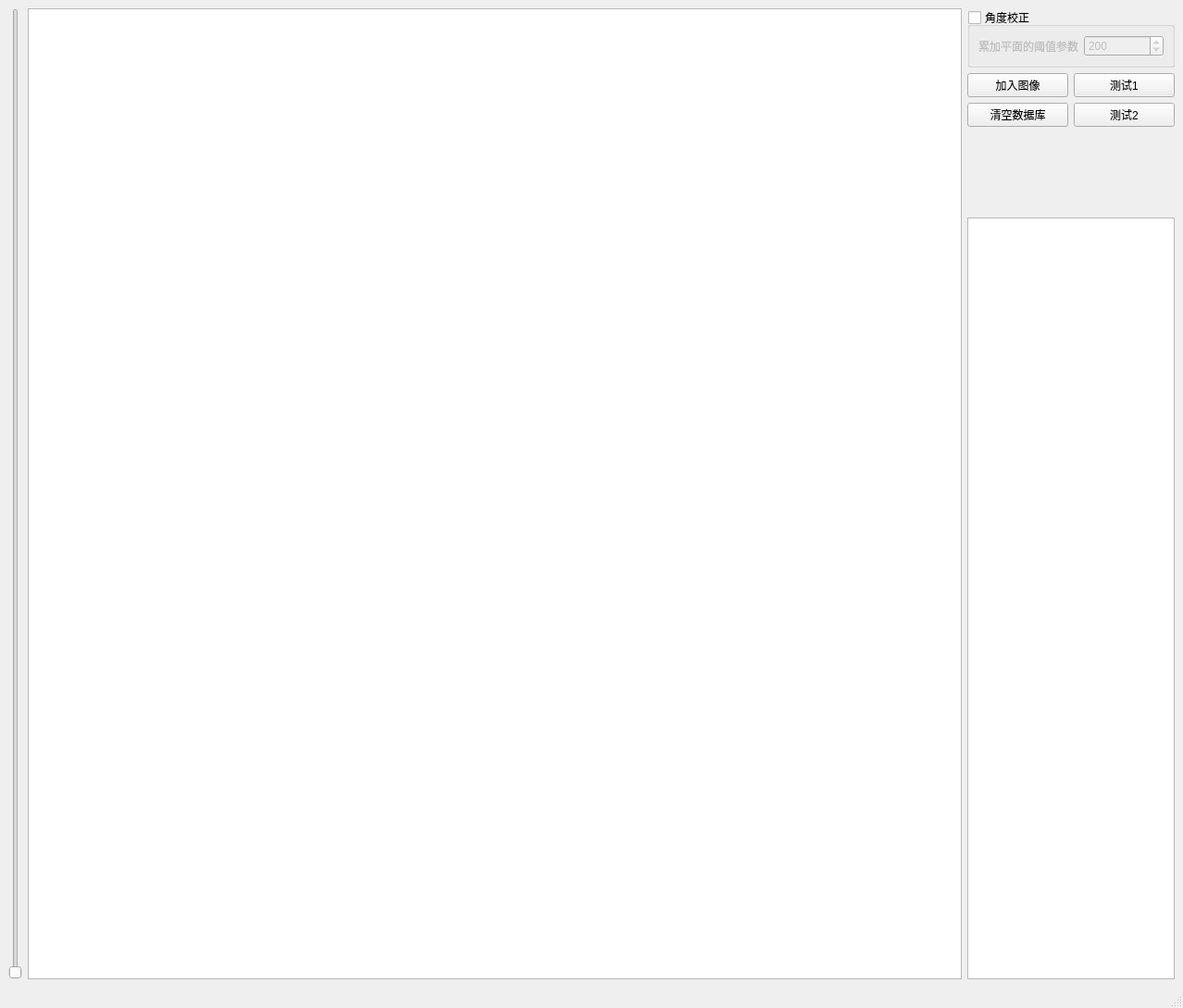
<?xml version="1.0" encoding="UTF-8"?>
<ui version="4.0">
 <class>MainWindow</class>
 <widget class="QMainWindow" name="MainWindow">
  <property name="geometry">
   <rect>
    <x>0</x>
    <y>0</y>
    <width>1278</width>
    <height>1089</height>
   </rect>
  </property>
  <property name="windowTitle">
   <string>MainWindow</string>
  </property>
  <widget class="QWidget" name="centralwidget">
   <layout class="QHBoxLayout" name="horizontalLayout_4" stretch="1,9,2">
    <item>
     <widget class="QSlider" name="verticalSlider">
      <property name="orientation">
       <enum>Qt::Vertical</enum>
      </property>
     </widget>
    </item>
    <item>
     <widget class="QListWidget" name="listWidget"/>
    </item>
    <item>
     <layout class="QHBoxLayout" name="horizontalLayout_3" stretch="0">
      <item>
       <layout class="QVBoxLayout" name="verticalLayout_3" stretch="1,0,1,9">
        <item>
         <layout class="QVBoxLayout" name="verticalLayout_2">
          <item>
           <widget class="QGroupBox" name="groupBox">
            <property name="enabled">
             <bool>true</bool>
            </property>
            <property name="title">
             <string>角度校正</string>
            </property>
            <property name="flat">
             <bool>false</bool>
            </property>
            <property name="checkable">
             <bool>true</bool>
            </property>
            <property name="checked">
             <bool>false</bool>
            </property>
            <layout class="QVBoxLayout" name="verticalLayout">
             <item>
              <layout class="QHBoxLayout" name="horizontalLayout">
               <item>
                <widget class="QLabel" name="label_5">
                 <property name="text">
                  <string>累加平面的阈值参数</string>
                 </property>
                 <property name="buddy">
                  <cstring>spinBox</cstring>
                 </property>
                </widget>
               </item>
               <item>
                <widget class="QSpinBox" name="spinBox">
                 <property name="maximum">
                  <number>9999</number>
                 </property>
                 <property name="singleStep">
                  <number>10</number>
                 </property>
                 <property name="value">
                  <number>200</number>
                 </property>
                 <property name="displayIntegerBase">
                  <number>10</number>
                 </property>
                </widget>
               </item>
              </layout>
             </item>
            </layout>
           </widget>
          </item>
          <item>
           <spacer name="verticalSpacer">
            <property name="orientation">
             <enum>Qt::Vertical</enum>
            </property>
            <property name="sizeHint" stdset="0">
             <size>
              <width>40</width>
              <height>400</height>
             </size>
            </property>
           </spacer>
          </item>
          <item>
           <layout class="QHBoxLayout" name="horizontalLayout_2">
            <item>
             <widget class="QPushButton" name="pushButton">
              <property name="sizePolicy">
               <sizepolicy hsizetype="Minimum" vsizetype="Fixed">
                <horstretch>0</horstretch>
                <verstretch>0</verstretch>
               </sizepolicy>
              </property>
              <property name="text">
               <string>加入图像</string>
              </property>
             </widget>
            </item>
            <item>
             <widget class="QPushButton" name="pushButton_2">
              <property name="text">
               <string>测试1</string>
              </property>
             </widget>
            </item>
           </layout>
          </item>
         </layout>
        </item>
        <item>
         <layout class="QHBoxLayout" name="horizontalLayout_5">
          <item>
           <widget class="QPushButton" name="pushButton_4">
            <property name="text">
             <string>清空数据库</string>
            </property>
           </widget>
          </item>
          <item>
           <widget class="QPushButton" name="pushButton_3">
            <property name="text">
             <string>测试2</string>
            </property>
           </widget>
          </item>
         </layout>
        </item>
        <item>
         <spacer name="verticalSpacer_2">
          <property name="orientation">
           <enum>Qt::Vertical</enum>
          </property>
          <property name="sizeHint" stdset="0">
           <size>
            <width>20</width>
            <height>40</height>
           </size>
          </property>
         </spacer>
        </item>
        <item>
         <widget class="QTextBrowser" name="textBrowser"/>
        </item>
       </layout>
      </item>
     </layout>
    </item>
   </layout>
  </widget>
  <widget class="QMenuBar" name="menubar">
   <property name="geometry">
    <rect>
     <x>0</x>
     <y>0</y>
     <width>1278</width>
     <height>30</height>
    </rect>
   </property>
  </widget>
  <widget class="QStatusBar" name="statusbar"/>
 </widget>
 <resources/>
 <connections/>
</ui>
